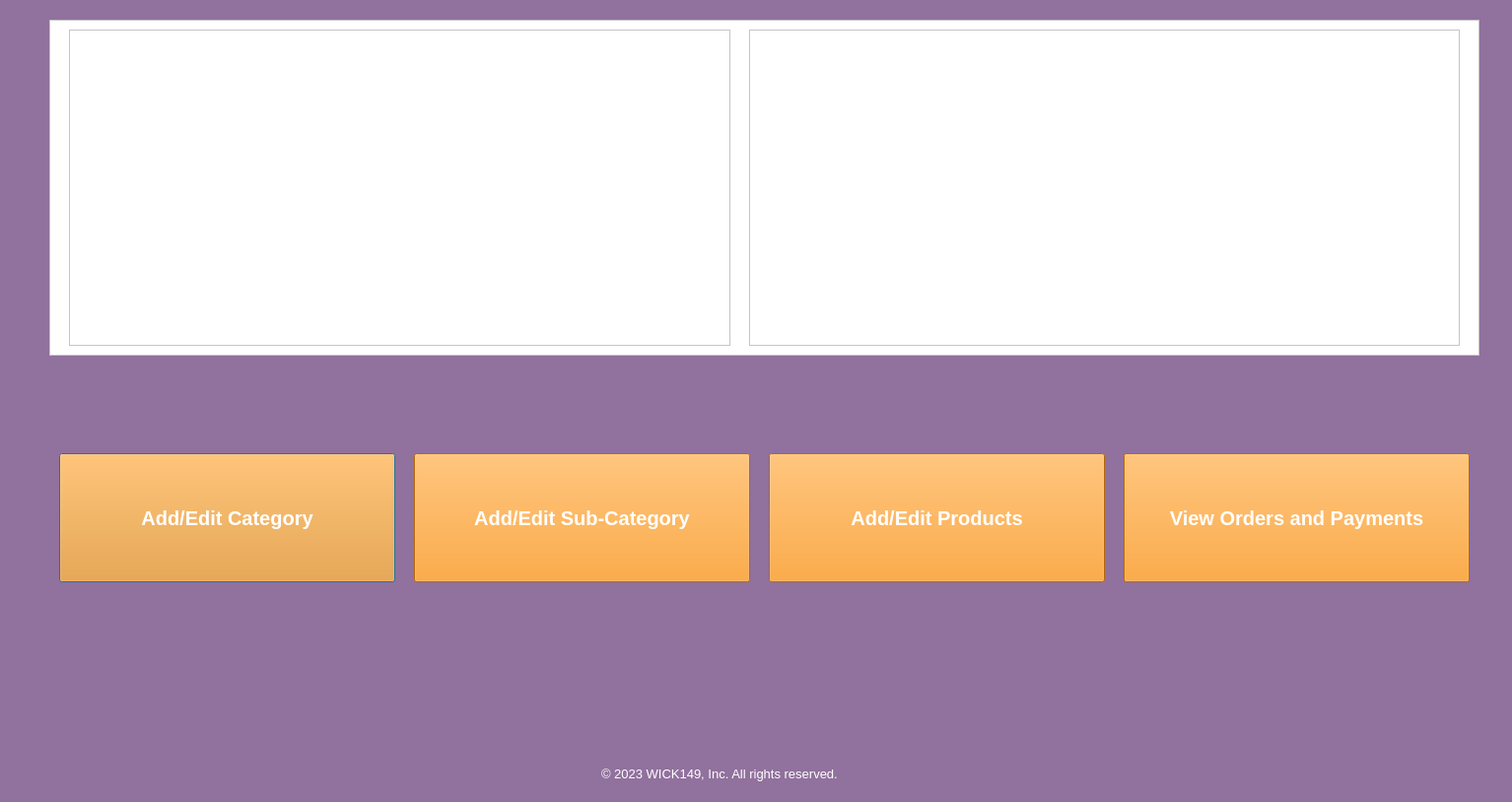
<?xml version="1.0" encoding="UTF-8"?>
<ui version="4.0">
 <class>Dialog</class>
 <widget class="QDialog" name="Dialog">
  <property name="geometry">
   <rect>
    <x>0</x>
    <y>0</y>
    <width>1534</width>
    <height>814</height>
   </rect>
  </property>
  <property name="windowTitle">
   <string>Admin Panel</string>
  </property>
  <property name="styleSheet">
   <string notr="true">background-color: rgb(145, 113, 157);</string>
  </property>
  <widget class="QPushButton" name="admin_category_button">
   <property name="geometry">
    <rect>
     <x>60</x>
     <y>460</y>
     <width>341</width>
     <height>131</height>
    </rect>
   </property>
   <property name="font">
    <font>
     <pointsize>15</pointsize>
     <weight>75</weight>
     <bold>true</bold>
    </font>
   </property>
   <property name="styleSheet">
    <string notr="true">background-color: rgb(255, 147, 14);
color:white</string>
   </property>
   <property name="text">
    <string>Add/Edit Category</string>
   </property>
  </widget>
  <widget class="QPushButton" name="admin_sub_category_button">
   <property name="geometry">
    <rect>
     <x>420</x>
     <y>460</y>
     <width>341</width>
     <height>131</height>
    </rect>
   </property>
   <property name="font">
    <font>
     <pointsize>15</pointsize>
     <weight>75</weight>
     <bold>true</bold>
    </font>
   </property>
   <property name="styleSheet">
    <string notr="true">background-color: rgb(255, 147, 14);
color:white</string>
   </property>
   <property name="text">
    <string>Add/Edit Sub-Category</string>
   </property>
  </widget>
  <widget class="QPushButton" name="admin_product_button">
   <property name="geometry">
    <rect>
     <x>780</x>
     <y>460</y>
     <width>341</width>
     <height>131</height>
    </rect>
   </property>
   <property name="font">
    <font>
     <pointsize>15</pointsize>
     <weight>75</weight>
     <bold>true</bold>
    </font>
   </property>
   <property name="styleSheet">
    <string notr="true">background-color: rgb(255, 147, 14);
color:white</string>
   </property>
   <property name="text">
    <string>Add/Edit Products</string>
   </property>
  </widget>
  <widget class="QPushButton" name="admin_order_button">
   <property name="geometry">
    <rect>
     <x>1140</x>
     <y>460</y>
     <width>351</width>
     <height>131</height>
    </rect>
   </property>
   <property name="font">
    <font>
     <pointsize>15</pointsize>
     <weight>75</weight>
     <bold>true</bold>
    </font>
   </property>
   <property name="styleSheet">
    <string notr="true">background-color: rgb(255, 147, 14);
color:white</string>
   </property>
   <property name="text">
    <string>View Orders and Payments</string>
   </property>
  </widget>
  <widget class="QLabel" name="label_4">
   <property name="geometry">
    <rect>
     <x>610</x>
     <y>770</y>
     <width>331</width>
     <height>31</height>
    </rect>
   </property>
   <property name="palette">
    <palette>
     <active>
      <colorrole role="WindowText">
       <brush brushstyle="SolidPattern">
        <color alpha="255">
         <red>255</red>
         <green>255</green>
         <blue>255</blue>
        </color>
       </brush>
      </colorrole>
      <colorrole role="Button">
       <brush brushstyle="SolidPattern">
        <color alpha="255">
         <red>145</red>
         <green>113</green>
         <blue>157</blue>
        </color>
       </brush>
      </colorrole>
      <colorrole role="Base">
       <brush brushstyle="SolidPattern">
        <color alpha="255">
         <red>145</red>
         <green>113</green>
         <blue>157</blue>
        </color>
       </brush>
      </colorrole>
      <colorrole role="Window">
       <brush brushstyle="SolidPattern">
        <color alpha="255">
         <red>145</red>
         <green>113</green>
         <blue>157</blue>
        </color>
       </brush>
      </colorrole>
     </active>
     <inactive>
      <colorrole role="WindowText">
       <brush brushstyle="SolidPattern">
        <color alpha="255">
         <red>255</red>
         <green>255</green>
         <blue>255</blue>
        </color>
       </brush>
      </colorrole>
      <colorrole role="Button">
       <brush brushstyle="SolidPattern">
        <color alpha="255">
         <red>145</red>
         <green>113</green>
         <blue>157</blue>
        </color>
       </brush>
      </colorrole>
      <colorrole role="Base">
       <brush brushstyle="SolidPattern">
        <color alpha="255">
         <red>145</red>
         <green>113</green>
         <blue>157</blue>
        </color>
       </brush>
      </colorrole>
      <colorrole role="Window">
       <brush brushstyle="SolidPattern">
        <color alpha="255">
         <red>145</red>
         <green>113</green>
         <blue>157</blue>
        </color>
       </brush>
      </colorrole>
     </inactive>
     <disabled>
      <colorrole role="WindowText">
       <brush brushstyle="SolidPattern">
        <color alpha="255">
         <red>120</red>
         <green>120</green>
         <blue>120</blue>
        </color>
       </brush>
      </colorrole>
      <colorrole role="Button">
       <brush brushstyle="SolidPattern">
        <color alpha="255">
         <red>145</red>
         <green>113</green>
         <blue>157</blue>
        </color>
       </brush>
      </colorrole>
      <colorrole role="Base">
       <brush brushstyle="SolidPattern">
        <color alpha="255">
         <red>145</red>
         <green>113</green>
         <blue>157</blue>
        </color>
       </brush>
      </colorrole>
      <colorrole role="Window">
       <brush brushstyle="SolidPattern">
        <color alpha="255">
         <red>145</red>
         <green>113</green>
         <blue>157</blue>
        </color>
       </brush>
      </colorrole>
     </disabled>
    </palette>
   </property>
   <property name="font">
    <font>
     <pointsize>10</pointsize>
     <underline>false</underline>
    </font>
   </property>
   <property name="text">
    <string>© 2023 WICK149, Inc. All rights reserved.</string>
   </property>
  </widget>
  <widget class="QFrame" name="frame">
   <property name="geometry">
    <rect>
     <x>50</x>
     <y>20</y>
     <width>1451</width>
     <height>341</height>
    </rect>
   </property>
   <property name="styleSheet">
    <string notr="true">background-color: rgb(255, 255, 255);</string>
   </property>
   <property name="frameShape">
    <enum>QFrame::StyledPanel</enum>
   </property>
   <property name="frameShadow">
    <enum>QFrame::Raised</enum>
   </property>
   <widget class="QFrame" name="frame_2">
    <property name="geometry">
     <rect>
      <x>20</x>
      <y>10</y>
      <width>671</width>
      <height>321</height>
     </rect>
    </property>
    <property name="styleSheet">
     <string notr="true">background-image: url(:/Adminpanel/Adminpanel3.png);</string>
    </property>
    <property name="frameShape">
     <enum>QFrame::StyledPanel</enum>
    </property>
    <property name="frameShadow">
     <enum>QFrame::Raised</enum>
    </property>
   </widget>
   <widget class="QFrame" name="frame_3">
    <property name="geometry">
     <rect>
      <x>710</x>
      <y>10</y>
      <width>721</width>
      <height>321</height>
     </rect>
    </property>
    <property name="styleSheet">
     <string notr="true">background-image: url(:/Adminpanel/AdminPanel4.png);</string>
    </property>
    <property name="frameShape">
     <enum>QFrame::StyledPanel</enum>
    </property>
    <property name="frameShadow">
     <enum>QFrame::Raised</enum>
    </property>
   </widget>
  </widget>
 </widget>
 <resources>
  <include location="../Designing/images/test.qrc"/>
 </resources>
 <connections/>
</ui>
